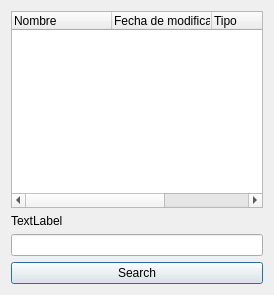
<?xml version="1.0" encoding="UTF-8"?>
<ui version="4.0">
 <class>Dialog</class>
 <widget class="QDialog" name="Dialog">
  <property name="geometry">
   <rect>
    <x>0</x>
    <y>0</y>
    <width>274</width>
    <height>295</height>
   </rect>
  </property>
  <property name="windowTitle">
   <string>Dialog</string>
  </property>
  <layout class="QGridLayout" name="gridLayout">
   <item row="1" column="0">
    <widget class="QLabel" name="searchDir">
     <property name="text">
      <string>TextLabel</string>
     </property>
    </widget>
   </item>
   <item row="0" column="0">
    <widget class="QTreeWidget" name="directorio">
     <column>
      <property name="text">
       <string>Nombre</string>
      </property>
     </column>
     <column>
      <property name="text">
       <string>Fecha de modificación</string>
      </property>
     </column>
     <column>
      <property name="text">
       <string>Tipo</string>
      </property>
     </column>
     <column>
      <property name="text">
       <string>Tamaño</string>
      </property>
     </column>
    </widget>
   </item>
   <item row="2" column="0">
    <widget class="QLineEdit" name="path"/>
   </item>
   <item row="3" column="0">
    <widget class="QPushButton" name="search">
     <property name="text">
      <string>Search</string>
     </property>
    </widget>
   </item>
  </layout>
 </widget>
 <resources/>
 <connections/>
</ui>
